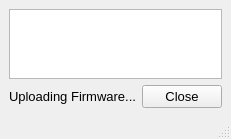
<?xml version="1.0" encoding="UTF-8"?>
<ui version="4.0">
 <class>UploadFirmwareWindow</class>
 <widget class="QMainWindow" name="UploadFirmwareWindow">
  <property name="geometry">
   <rect>
    <x>0</x>
    <y>0</y>
    <width>172</width>
    <height>127</height>
   </rect>
  </property>
  <property name="baseSize">
   <size>
    <width>1000</width>
    <height>500</height>
   </size>
  </property>
  <property name="windowTitle">
   <string>Uploading Firmware...</string>
  </property>
  <widget class="QWidget" name="centralwidget">
   <layout class="QVBoxLayout" name="verticalLayout">
    <item>
     <widget class="QPlainTextEdit" name="plainTextEdit">
      <property name="font">
       <font>
        <family>Lucida Sans Typewriter</family>
        <pointsize>8</pointsize>
       </font>
      </property>
      <property name="verticalScrollBarPolicy">
       <enum>Qt::ScrollBarAsNeeded</enum>
      </property>
      <property name="horizontalScrollBarPolicy">
       <enum>Qt::ScrollBarAlwaysOff</enum>
      </property>
      <property name="sizeAdjustPolicy">
       <enum>QAbstractScrollArea::AdjustToContents</enum>
      </property>
      <property name="lineWrapMode">
       <enum>QPlainTextEdit::NoWrap</enum>
      </property>
      <property name="readOnly">
       <bool>true</bool>
      </property>
     </widget>
    </item>
    <item>
     <layout class="QHBoxLayout" name="horizontalLayout" stretch="2,1">
      <item>
       <widget class="QLabel" name="message_label">
        <property name="font">
         <font>
          <pointsize>10</pointsize>
         </font>
        </property>
        <property name="text">
         <string>Uploading Firmware...</string>
        </property>
        <property name="alignment">
         <set>Qt::AlignRight|Qt::AlignTrailing|Qt::AlignVCenter</set>
        </property>
       </widget>
      </item>
      <item>
       <widget class="QPushButton" name="close_button">
        <property name="font">
         <font>
          <pointsize>10</pointsize>
         </font>
        </property>
        <property name="text">
         <string>Close</string>
        </property>
       </widget>
      </item>
     </layout>
    </item>
   </layout>
  </widget>
  <widget class="QMenuBar" name="menubar">
   <property name="geometry">
    <rect>
     <x>0</x>
     <y>0</y>
     <width>172</width>
     <height>18</height>
    </rect>
   </property>
  </widget>
  <widget class="QStatusBar" name="statusbar"/>
 </widget>
 <resources/>
 <connections>
  <connection>
   <sender>close_button</sender>
   <signal>clicked()</signal>
   <receiver>UploadFirmwareWindow</receiver>
   <slot>close()</slot>
   <hints>
    <hint type="sourcelabel">
     <x>279</x>
     <y>100</y>
    </hint>
    <hint type="destinationlabel">
     <x>68</x>
     <y>119</y>
    </hint>
   </hints>
  </connection>
 </connections>
 <slots>
  <signal>terminal_line_recieved(QString)</signal>
 </slots>
</ui>
